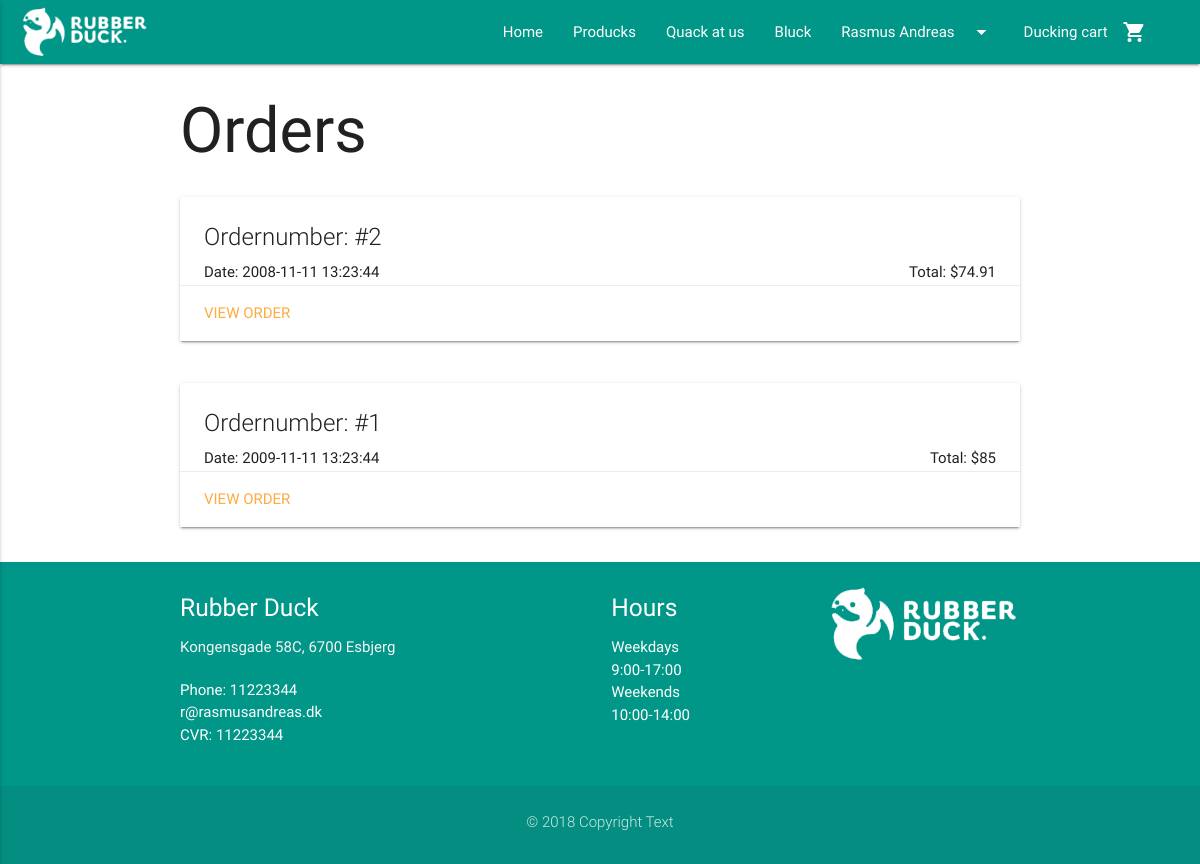
The page /view/orders.php (signed in) on the database its author committed.
### tables this page shows
CREATE TABLE BasicPageInfo (
  CVR int NOT NULL PRIMARY KEY,
  LogoURL varchar(255) NOT NULL,
  ShopName varchar(255) NOT NULL,
  AboutUsText TEXT NULL,
  Email varchar(255) NULL,
  Phone int NULL,
  Street varchar(255) NULL,
  HouseNumber varchar(255) NULL,
  StripeToken varchar(255) NULL,
  ProductsSeoTitle varchar(255) NULL,
  ProductsMetaDescription varchar(255) NULL,
  BlogSeoTitle varchar(255) NULL,
  BlogMetaDescription varchar(255) NULL,
  ContactSeoTitle varchar(255) NULL,
  ContactMetaDescription varchar(255) NULL,
  HomeSeoTitle varchar(255) NULL,
  HomeMetaDescription varchar(255) NULL,
  ZipCode int(20) NOT NULL  
);

CREATE TABLE CustomerOrder (
  OrderNumber int AUTO_INCREMENT NOT NULL PRIMARY KEY,
  Comment varchar(255) NULL,
  StripeChargeID varchar(255) NOT NULL,
  OrderDate TIMESTAMP NOT NULL,
  ShippingStreet varchar(255) NOT NULL,
  ShippingHouseNumber varchar(255) NOT NULL,
  ZipCode int(20) NOT NULL,  
  CustomerEmail varchar(255) NOT NULL,  
  DeliveryMethodID int NOT NULL,  
  OrderStatusID int NOT NULL,  
  PromoCode varchar(255) NULL  
);

CREATE TABLE DeliveryMethod (
  DeliveryMethodID int AUTO_INCREMENT NOT NULL PRIMARY KEY,
  Method varchar(255) NOT NULL,
  MethodDescription varchar(255) NOT NULL,
  DeliveryPrice FLOAT(2) NOT NULL
);

CREATE TABLE PromoCode (
  PromoCode varchar(255) NOT NULL PRIMARY KEY,
  DiscountAmount int(2) NOT NULL,
  StartDate DATE NULL,
  EndDate DATE NULL,
  NumberOfUses int NULL,
  UserEmail varchar(255) NOT NULL  
);

CREATE TABLE ZipCode (
    ZipCode int(20) NOT NULL PRIMARY KEY,
    City varchar(255)
);

CREATE TABLE Hours (
  HoursID int AUTO_INCREMENT NOT NULL PRIMARY KEY,
  Open varchar(255) NOT NULL,
  Close varchar(255) NOT NULL,
  Day varchar(255) NULL
);

### model/contactDAO.php (called while the page is built, shortened)
<?php
require_once('../includes/connection.php');
    function getPageInfo() {
    global $connection;
        $pageInfo = mysqli_query($connection, "SELECT BasicPageInfo.* , ZipCode.City FROM `BasicPageInfo` INNER JOIN ZipCode ON ZipCode.ZipCode = BasicPageInfo.ZipCode");
        $row = mysqli_fetch_assoc($pageInfo);
        return $row;
    }
    function getHours() {
    global $connection;
        $hours = mysqli_query($connection, "SELECT * FROM Hours");
        return $hours;
    }

### includes/loginCustomer/session.php (called while the page is built, shortened)
<?php
	function logged_in() {
		return isset($_SESSION['CustomerEmail']);
	}
?>

### model/ordersDAO.php (called while the page is built, shortened)
<?php
function getAllOrders($customerEmail) {
  try {
      $conn = connectToDB();
      $statement = "SELECT * FROM CustomerOrder WHERE CustomerEmail = :CustomerEmail ORDER BY OrderNumber DESC";
      $handle = $conn->prepare($statement);
      $handle->bindParam(':CustomerEmail', $customerEmail);
      $handle->execute();
      $result = $handle->fetchAll( \PDO::FETCH_ASSOC );
      return $result;
  }
  catch(\PDOExeption $ex) {
      print($ex->getMessage());
  }
}
function getOrder($orderNumber){
  try {
      $conn = connectToDB();
      $statement = "SELECT * FROM OrderDetails INNER JOIN Product ON OrderDetails.ItemNumber = Product.ItemNumber WHERE OrderNumber = :OrderNumber";
      $handle = $conn->prepare($statement);
      $handle->bindParam(':OrderNumber', $orderNumber);
      $handle->execute();
      $result = $handle->fetchAll( \PDO::FETCH_ASSOC );
      $statement2 = "SELECT * FROM DeliveryMethod
      INNER JOIN CustomerOrder ON DeliveryMethod.DeliveryMethodID = CustomerOrder.DeliveryMethodID
      INNER JOIN OrderStatus ON CustomerOrder.OrderStatusID = OrderStatus.OrderStatusID
      INNER JOIN ZipCode ON CustomerOrder.ZipCode = ZipCode.ZipCode
      LEFT JOIN PromoCode ON CustomerOrder.PromoCode = PromoCode.PromoCode WHERE OrderNumber = :OrderNumber LIMIT 1";
      $handle = $conn->prepare($statement2);
      $handle->bindParam(':OrderNumber', $orderNumber);
      $handle->execute();
      $result2 = $handle->fetchAll( \PDO::FETCH_ASSOC );
      $total = 0;
      foreach($result as $item) {
        $total = $total + $item["FinalPrice"] * $item["Amount"];
      }
      if(isset($result2[0]["DiscountAmount"])) {
        $totalBeforeDiscount = $total;
        $total = ($total / 100) * $result2[0]["DiscountAmount"];
      } else {
        $totalBeforeDiscount = NULL;
      };
      $orderinfo = array(
        "Products"=>$result,
        "Total"=>$total,
        "BeforeDiscount"=>$totalBeforeDiscount,
        "OrderInfo"=>$result2[0],
    );
      return $orderinfo;
  }
  catch(\PDOExeption $ex) {
      print($ex->getMessage());
  }
}
?>

### view/orders.php (the view, shortened to what this page needs)
<?php
require_once("../includes/header.php");
require_once("../model/ordersDAO.php");
$orders = getAllOrders($_SESSION["CustomerEmail"]);
?>
<div class="container">
  <h1>Orders</h1>
  <?php
  foreach ($orders as $row) {
		$orderProductsAndPrice = getOrder($row["OrderNumber"]);
  ?>
      <div class="row">
        <div class="col s12">
          <div class="card">
            <div class="card-content">
              <span class="card-title">Ordernumber: #<?php echo $row["OrderNumber"]; ?></span>
              <p class="left">Date: <?php echo $row["OrderDate"]; ?></p>
							<p class="right">Total: $<?php echo $orderProductsAndPrice["Total"] + $orderProductsAndPrice["OrderInfo"]["DeliveryPrice"]; ?></p>
            </div>
            <div class="card-action">
              <a href="order.php?order=<?php echo $row["OrderNumber"]; ?>">View order</a>
            </div>
          </div>
        </div>
      </div>
  <?php
  }
  ?>
</div>
<?php
require_once("../includes/footer.php");
?>

### includes/header.php (shortened to what this page needs)
<?php
require_once("../includes/connection.php");
require_once("../includes/loginCustomer/session.php");
require_once("../model/contactDAO.php");
$pageInfo = getPageInfo();
?>
<!DOCTYPE html>
  <html>
    <html lang="en">
    <head>
      <?php require_once("../includes/seo.php"); ?>
      <link type="text/css" rel="stylesheet" href="../css/materialize.min.css"  media="screen,projection"/>
      <link type="text/css" rel="stylesheet" href="../css/custom/custom.css" />
    </head>
    <body>
      <nav class="teal">
        <div class="nav-wrapper">
          <a href="../index.php" class="brand-logo"><img class="responsive-img" style="max-height: 64px!important; padding: 4px 0!important;" src="../<?php echo $pageInfo["LogoURL"]; ?>"></a>
          <ul class="right hide-on-med-and-down">
            <li><a href="../index.php">Home</a></li>
            <li><a href="products.php">Producks</a></li>
            <li><a href="contact.php">Quack at us</a></li>
            <li><a href="blog.php">Bluck</a></li>
            <?php
              if (logged_in() == true) {
            ?>
            <li><a class="dropdown-button" href="" data-activates="dropdown1"><?php echo $_SESSION["FirstName"]; ?><i class="material-icons right">arrow_drop_down</i></a></li>
            <?php
              } else {
            ?>
            <li><a href="login.php">Login</a></li>
            <?php
              }
            ?>
            <li><a href="cart.php">Ducking cart<i class="material-icons right">shopping_cart</i></a></li>
            <?php
              if(isset($_SESSION["cart"])) {
                $amountInCart = count($_SESSION["cart"]);
                if ($amountInCart > 0) {
                ?>
                  <li class="cartamount"><a class="cartamount"><?php echo $amountInCart; ?></a></li>
                <?php
                } else {
                  ?>
                    <li class="cartamount"><a class="cartamount" style="color: transparent;">0</a></li>
                  <?php
                }
              } else {
                ?>
                  <li class="cartamount"><a class="cartamount" style="color: transparent;">0</a></li>
                <?php
              }
            ?>
          </ul>
        </div>
      </nav>

### includes/footer.php (shortened to what this page needs)
<?php require_once ('../model/contactDAO.php');
$pageInfo = getPageInfo();
$hours = getHours();
?>
<footer class="page-footer teal">
      <div class="container">
        <div class="row">
          <div class="col s12 m4">
            <h5 class="white-text"><?php echo $pageInfo["ShopName"];?> </h5>
            <p class="grey-text text-lighten-4">
                <?php echo $pageInfo["Street"] . " " . $pageInfo["HouseNumber"] . ", " . $pageInfo["ZipCode"] . " " . $pageInfo["City"]; ?>
            </p>
              <p>
                Phone: <?php echo $pageInfo["Phone"] ?>
                <br>
                <?php echo $pageInfo["Email"] ?>
                <br>
                CVR: <?php echo $pageInfo["Phone"] ?></p>
          </div>
          <div class="col s12 m3 offset-m2">
            <h5 class="white-text">Hours</h5>
            <ul>
              <?php
              while ($row = mysqli_fetch_array($hours)) {
              ?>
              <li><?php echo $row["Day"] . "<br>" . $row["Open"] . "-" . $row["Close"]; ?></li>
              <?php
              }
              ?>
            </ul>
          </div>
          <div class="col s12 m3">
            <img class="responsive-img" src="../<?php echo $pageInfo["LogoURL"]; ?>">
          </div>
        </div>
      </div>
      <div class="footer-copyright">
        <div class="container">
          <p class="center">&copy; 2018 Copyright Text</p>
        </div>
      </div>
    </footer>
  </body>
</html>

### css/custom/custom.css (style rules this page uses)
body { position: relative; }
p { margin-bottom: 20px; }
nav .brand-logo { display: inline-block; padding-left: 20px; }
.brand-logo { display: block; margin-right: 20px; }
footer { margin: 0; }

### rows shown on the page
basicpageinfo: LogoURL (picture), ShopName "Rubber Duck", Street "Kongensgade", HouseNumber "58C", ZipCode "6700", ZipCode.City "Esbjerg", Phone "11223344", Email "r@rasmusandreas.dk"
customerorder: OrderNumber "2", OrderDate "2008-11-11 13:23:44", DeliveryMethodID.DeliveryPrice "74.91"
customerorder: OrderNumber "1", OrderDate "2009-11-11 13:23:44", OrderNumber.DeliveryPrice "85"
hours: Day "Weekdays", Open "9:00", Close "17:00"
hours: Day "Weekends", Open "10:00", Close "14:00"

### other values the page prints
$_SESSION["FirstName"] "Rasmus Andreas"
